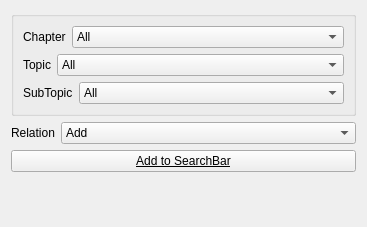
       <widget class="QWidget" name="p_subject">
        <property name="geometry">
         <rect>
          <x>0</x>
          <y>0</y>
          <width>367</width>
          <height>227</height>
         </rect>
        </property>
        <attribute name="label">
         <string>Subjects</string>
        </attribute>
        <layout class="QVBoxLayout" name="verticalLayout_4">
         <item>
          <widget class="QGroupBox" name="groupBox_8">
           <property name="title">
            <string/>
           </property>
           <layout class="QVBoxLayout" name="verticalLayout_8">
            <item>
             <layout class="QHBoxLayout" name="horizontalLayout_24">
              <item>
               <widget class="QLabel" name="label_16">
                <property name="sizePolicy">
                 <sizepolicy hsizetype="Fixed" vsizetype="Preferred">
                  <horstretch>0</horstretch>
                  <verstretch>0</verstretch>
                 </sizepolicy>
                </property>
                <property name="text">
                 <string>Chapter</string>
                </property>
                <property name="buddy">
                 <cstring>o_chapter</cstring>
                </property>
               </widget>
              </item>
              <item>
               <widget class="QComboBox" name="o_chapter">
                <property name="enabled">
                 <bool>true</bool>
                </property>
                <property name="sizePolicy">
                 <sizepolicy hsizetype="Expanding" vsizetype="Fixed">
                  <horstretch>0</horstretch>
                  <verstretch>0</verstretch>
                 </sizepolicy>
                </property>
                <property name="toolTip">
                 <string/>
                </property>
                <item>
                 <property name="text">
                  <string>All</string>
                 </property>
                </item>
               </widget>
              </item>
             </layout>
            </item>
            <item>
             <layout class="QHBoxLayout" name="horizontalLayout_25">
              <item>
               <widget class="QLabel" name="label_17">
                <property name="sizePolicy">
                 <sizepolicy hsizetype="Fixed" vsizetype="Preferred">
                  <horstretch>0</horstretch>
                  <verstretch>0</verstretch>
                 </sizepolicy>
                </property>
                <property name="text">
                 <string>Topic</string>
                </property>
                <property name="buddy">
                 <cstring>o_topic</cstring>
                </property>
               </widget>
              </item>
              <item>
               <widget class="QComboBox" name="o_topic">
                <property name="enabled">
                 <bool>true</bool>
                </property>
                <property name="sizePolicy">
                 <sizepolicy hsizetype="Expanding" vsizetype="Fixed">
                  <horstretch>0</horstretch>
                  <verstretch>0</verstretch>
                 </sizepolicy>
                </property>
                <item>
                 <property name="text">
                  <string>All</string>
                 </property>
                </item>
               </widget>
              </item>
             </layout>
            </item>
            <item>
             <layout class="QHBoxLayout" name="horizontalLayout_26">
              <item>
               <widget class="QLabel" name="label_20">
                <property name="sizePolicy">
                 <sizepolicy hsizetype="Fixed" vsizetype="Preferred">
                  <horstretch>0</horstretch>
                  <verstretch>0</verstretch>
                 </sizepolicy>
                </property>
                <property name="text">
                 <string>SubTopic</string>
                </property>
                <property name="buddy">
                 <cstring>o_subtopic</cstring>
                </property>
               </widget>
              </item>
              <item>
               <widget class="QComboBox" name="o_subtopic">
                <property name="enabled">
                 <bool>true</bool>
                </property>
                <property name="sizePolicy">
                 <sizepolicy hsizetype="Expanding" vsizetype="Fixed">
                  <horstretch>0</horstretch>
                  <verstretch>0</verstretch>
                 </sizepolicy>
                </property>
                <item>
                 <property name="text">
                  <string>All</string>
                 </property>
                </item>
               </widget>
              </item>
             </layout>
            </item>
           </layout>
          </widget>
         </item>
         <item>
          <layout class="QHBoxLayout" name="horizontalLayout_9">
           <item>
            <widget class="QLabel" name="label_5">
             <property name="sizePolicy">
              <sizepolicy hsizetype="Fixed" vsizetype="Preferred">
               <horstretch>0</horstretch>
               <verstretch>0</verstretch>
              </sizepolicy>
             </property>
             <property name="text">
              <string>Relation</string>
             </property>
             <property name="buddy">
              <cstring>o_relation_subject</cstring>
             </property>
            </widget>
           </item>
           <item>
            <widget class="QComboBox" name="o_relation_subject">
             <property name="enabled">
              <bool>true</bool>
             </property>
             <item>
              <property name="text">
               <string>Add</string>
              </property>
             </item>
             <item>
              <property name="text">
               <string>Replace</string>
              </property>
             </item>
             <item>
              <property name="text">
               <string>(OR)</string>
              </property>
             </item>
             <item>
              <property name="text">
               <string>(AND)</string>
              </property>
             </item>
             <item>
              <property name="text">
               <string>(ANDNOT)</string>
              </property>
             </item>
            </widget>
           </item>
          </layout>
         </item>
         <item>
          <widget class="QPushButton" name="o_add2query_subject">
           <property name="enabled">
            <bool>true</bool>
           </property>
           <property name="font">
            <font>
             <weight>50</weight>
             <bold>false</bold>
             <underline>true</underline>
             <strikeout>false</strikeout>
             <kerning>false</kerning>
            </font>
           </property>
           <property name="cursor">
            <cursorShape>PointingHandCursor</cursorShape>
           </property>
           <property name="toolTip">
            <string/>
           </property>
           <property name="text">
            <string>Add to SearchBar</string>
           </property>
           <property name="icon">
            <iconset resource="../images/main.qrc">
             <normaloff>:/resources/up-16.png</normaloff>:/resources/up-16.png</iconset>
           </property>
          </widget>
         </item>
         <item>
          <spacer name="verticalSpacer_10">
           <property name="orientation">
            <enum>Qt::Vertical</enum>
           </property>
           <property name="sizeHint" stdset="0">
            <size>
             <width>20</width>
             <height>40</height>
            </size>
           </property>
          </spacer>
         </item>
        </layout>
       </widget>
